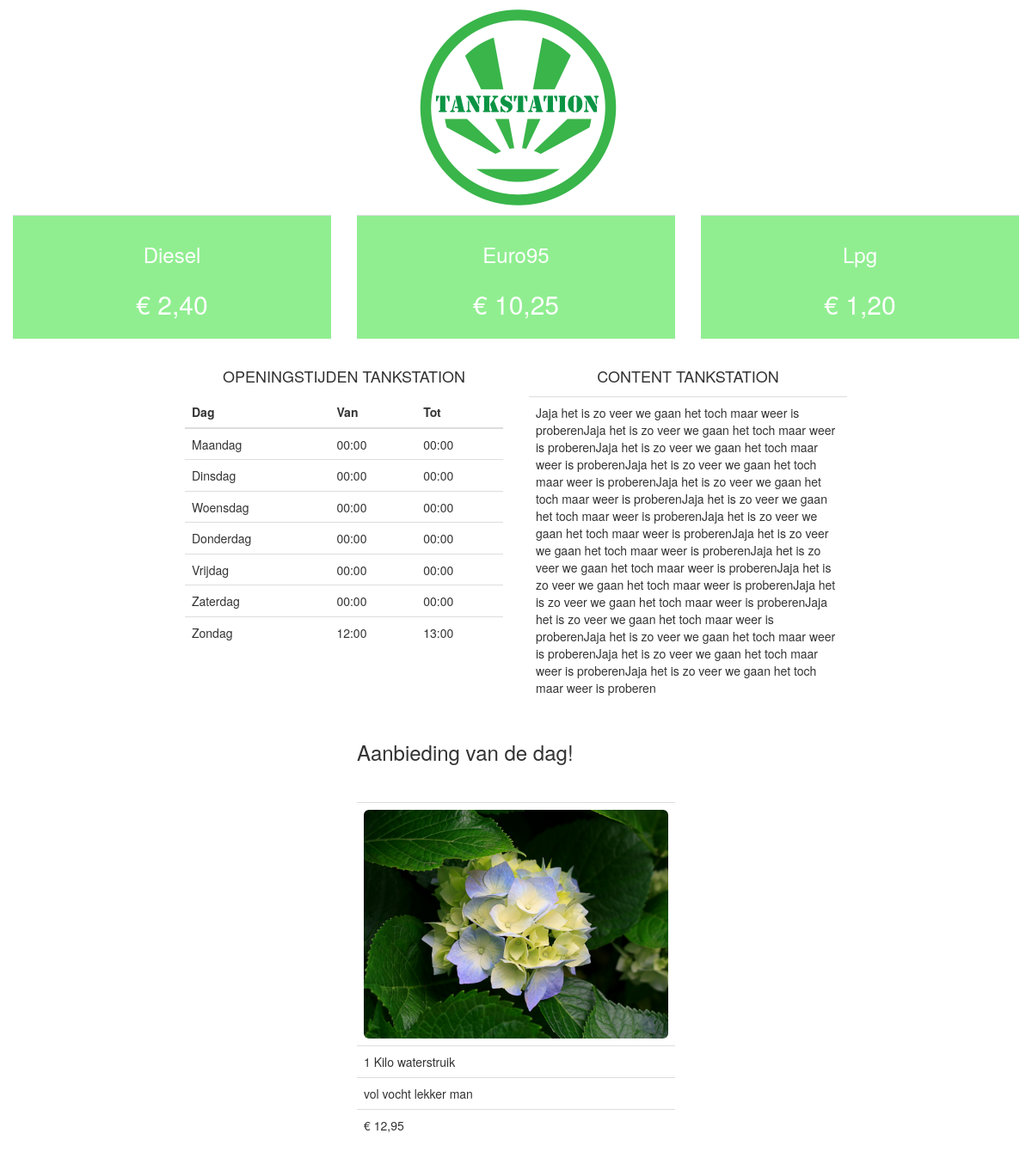
The page / on the database its author committed.
### tables this page shows
CREATE TABLE IF NOT EXISTS `banners` (
  `id` int(11) NOT NULL AUTO_INCREMENT,
  `title` varchar(50) NOT NULL,
  `content` varchar(50) NOT NULL,
  `post_thumbnail` varchar(255) NOT NULL,
  `locatie_id` int(11) NOT NULL,
  PRIMARY KEY (`id`)
);

CREATE TABLE IF NOT EXISTS `fuel` (
  `id` int(3) NOT NULL AUTO_INCREMENT,
  `locatie_id` int(5) NOT NULL,
  `brandstof` varchar(50) NOT NULL,
  `prijzen` varchar(100) NOT NULL,
  `datum` timestamp NULL DEFAULT NULL,
  PRIMARY KEY (`id`)
);

CREATE TABLE IF NOT EXISTS `openingstijden` (
  `id` int(5) NOT NULL AUTO_INCREMENT,
  `locatieid` int(5) NOT NULL,
  `dag` varchar(50) NOT NULL,
  `vantijd` varchar(20) NOT NULL,
  `tottijd` varchar(20) NOT NULL,
  PRIMARY KEY (`id`)
);

CREATE TABLE IF NOT EXISTS `locatietext` (
  `id` int(10) NOT NULL DEFAULT '0',
  `logo` varchar(50) NOT NULL,
  `tekst` varchar(1000) NOT NULL,
  `locatie` int(5) NOT NULL,
  PRIMARY KEY (`id`)
);

CREATE TABLE IF NOT EXISTS `aanbiedingen` (
  `id` int(11) NOT NULL AUTO_INCREMENT,
  `productnaam` varchar(255) NOT NULL,
  `post_thumbnail` varchar(255) NOT NULL,
  `beschrijving` varchar(255) NOT NULL,
  `prijs` varchar(255) NOT NULL,
  PRIMARY KEY (`id`)
);

### index.php (the view, shortened to what this page needs)
<?php
$locatie_id='2';
include 'connectie.php';
?>
<!DOCTYPE html>
<html>
<head>
    <link rel="stylesheet" href="assets/css/bootstrap.css">
</head>
<body>
<div class="container-fluid">
<?php
$sqli = "SELECT post_thumbnail from banners ORDER BY id DESC LIMIT 1";
$result = mysqli_query($con,$sqli);
while ($row = $result->fetch_assoc()) {
    echo "<img src='{$row['post_thumbnail']}' alt='index_logo' class='img-rounded center-block img-responsive'>";
}
?>
    <div class="row">
        <div class="col-lg-4 col-md-4 col-sm-4">
            <table class="table table-responsive  text-center" style="background-color: lightgreen;color:white;">
                <tr>
                    <td>
                        <?php
                        $results = $con->query("SELECT * FROM fuel WHERE brandstof='DIESEL' AND locatie_id='$locatie_id' ORDER BY datum DESC LIMIT 1");
                        if($row = $results->num_rows > 0) {
                            while($row = $results->fetch_object()) {
                                echo " <h3 class='text-capitalize'>".$row->brandstof."</h3> "."<h2> &euro; ". $row->prijzen."</h2>";
                            }
                        }
                        ?>
                </td>
                </tr>
                </table>
        </div>
        <div class="col-lg-4 col-md-4 col-sm-4">
            <table class="table table-responsive text-center"style="background-color: lightgreen;color:white;">
                <tr>
                    <td>
                        <?php
                        $results = $con->query("SELECT * FROM fuel WHERE brandstof='euro95' AND locatie_id='$locatie_id' ORDER BY datum DESC LIMIT 1");
                        if($row = $results->num_rows > 0) {
                            while($row = $results->fetch_object()) {
                                echo " <h3 class='text-capitalize'>".$row->brandstof."</h3> "."<h2> &euro; ". $row->prijzen."</h2>";
                            }
                        }
                        ?>
                    </td>
                </tr>
            </table>
        </div>
        <div class="col-lg-4 col-md-4 col-sm-4">
            <table class="table table-responsive text-center"style="background-color: lightgreen;color:white;">
                <tr>
                    <td>
                        <?php
                        $results = $con->query("SELECT * FROM fuel WHERE brandstof='lpg' AND locatie_id='$locatie_id' ORDER BY datum DESC LIMIT 1");
                        if($row = $results->num_rows > 0) {
                            while($row = $results->fetch_object()) {
                                echo " <h3 class='text-capitalize'>".$row->brandstof."</h3> "."<h2> &euro; ". $row->prijzen."</h2>";
                            }
                        }
                        ?>
                    </td>
                </tr>
            </table>
        </div>
<div class="col-lg-4 col-md-4 col-sm-4"></div>
    </div>
    <div class="row">
        <div class="col-lg-2 col-md-2 col-sm-2"></div>
        <div class="col-lg-4 col-md-4 col-sm-4">
            <div class="text-center text-uppercase"><h4>Openingstijden Tankstation</h4></div>
            <table class="table table-responsive">
                <thead>
                <th>Dag</th>
                <th>Van</th>
                <th>Tot</th>
                </thead>
                        <?php
                        $sqltijden = "SELECT * FROM openingstijden WHERE locatieid=$locatie_id";
                        $resulttijden = mysqli_query($con, $sqltijden);
                            while ($rowtijden = mysqli_fetch_object($resulttijden))
                            {
                                echo "<tr><td>";
                                echo $rowtijden->dag;
                                echo "</td><td>";
                                echo $rowtijden->vantijd;
                                echo "</td><td>";
                                echo $rowtijden->tottijd;
                                echo "</td><tr>";
                            }
                        ?>
            </table>
        </div>
        <div class="col-lg-4 col-md-4 col-sm-4">
            <table class="table table-responsive">
                <div class="text-center text-uppercase"><h4>Content Tankstation</h4></div>
                <tr>
                    <td>
                        <?php
                        $sql = "SELECT * FROM locatietext WHERE locatie = $locatie_id";
                        $result = mysqli_query($con, $sql);
                        $count = mysqli_num_rows($result);
                        if ($count > 0)
                        {
                            while ($row = mysqli_fetch_object($result))
                            {
                                echo $row->tekst;
                                echo "<br>";
                            }
                        }
                        ?>
                    </td>
                    </tr>
            </table>
        </div>
        <div class="col-lg-2 col-md-2 col-sm-2"></div>
    </div>
    <div class="row">
        <div class="col-lg-4 col-md-4 col-sm-4"></div>
        <div class="col-lg-4 col-md-4 col-sm-4">
            <h3>Aanbieding van de dag!</h3>
            <?php
            $results = $con->query("SELECT * FROM aanbiedingen  ORDER BY id DESC LIMIT 1");
            if($row = $results->num_rows > 0) {
            while($row = $results->fetch_object()) {
            ?>
            <table class="table table-responsive">
                <tr>
                    <?php
                    echo "<td><img src='{$row->post_thumbnail}' alt='index_logo' class='img-rounded center-block img-responsive'></td>";
                    echo "<h4><tr><td>". $row->productnaam . "</td></h4>";
                    echo    " <h3><tr><td> ".$row->beschrijving."</td></tr></h3> ";
                    echo   " <h3><tr><td> &euro; ".$row->prijs."</td></tr></h3> ";
                    echo "<br>";
                    }
                    }
                    ?>
                </tr>
        </div>
        <div class="col-lg-4 col-md-4 col-sm-4"></div>
    </div>

### rows shown on the page
banners: post_thumbnail (picture)
fuel: brandstof "Diesel", prijzen "2,40"
fuel: brandstof "Euro95", prijzen "10,25"
fuel: brandstof "Lpg", prijzen "1,20"
openingstijden: dag "Maandag", vantijd "00:00", tottijd "00:00"
openingstijden: dag "Dinsdag", vantijd "00:00", tottijd "00:00"
openingstijden: dag "Woensdag", vantijd "00:00", tottijd "00:00"
openingstijden: dag "Donderdag", vantijd "00:00", tottijd "00:00"
openingstijden: dag "Vrijdag", vantijd "00:00", tottijd "00:00"
openingstijden: dag "Zaterdag", vantijd "00:00", tottijd "00:00"
openingstijden: dag "Zondag", vantijd "12:00", tottijd "13:00"
locatietext: tekst "Jaja het is zo veer we gaan het toch maar weer is proberenJaja het is zo veer we gaan het toch maar weer is proberenJaja het is zo veer we gaan het toch maar weer is proberenJaja het is zo veer we gaan het toch maar weer is proberenJaja het is zo veer we gaan het toch maar weer is proberenJaja het is zo veer we gaan het toch maar weer is proberenJaja het is zo veer we gaan het toch maar weer is proberenJaja het is zo veer we gaan het toch maar weer is proberenJaja het is zo veer we gaan het toch maar weer is proberenJaja het is zo veer we gaan het toch maar weer is proberenJaja het is zo veer we gaan het toch maar weer is proberenJaja het is zo veer we gaan het toch maar weer is…"
aanbiedingen: post_thumbnail (picture), productnaam "1 Kilo waterstruik", beschrijving "vol vocht lekker man", prijs "12,95"
